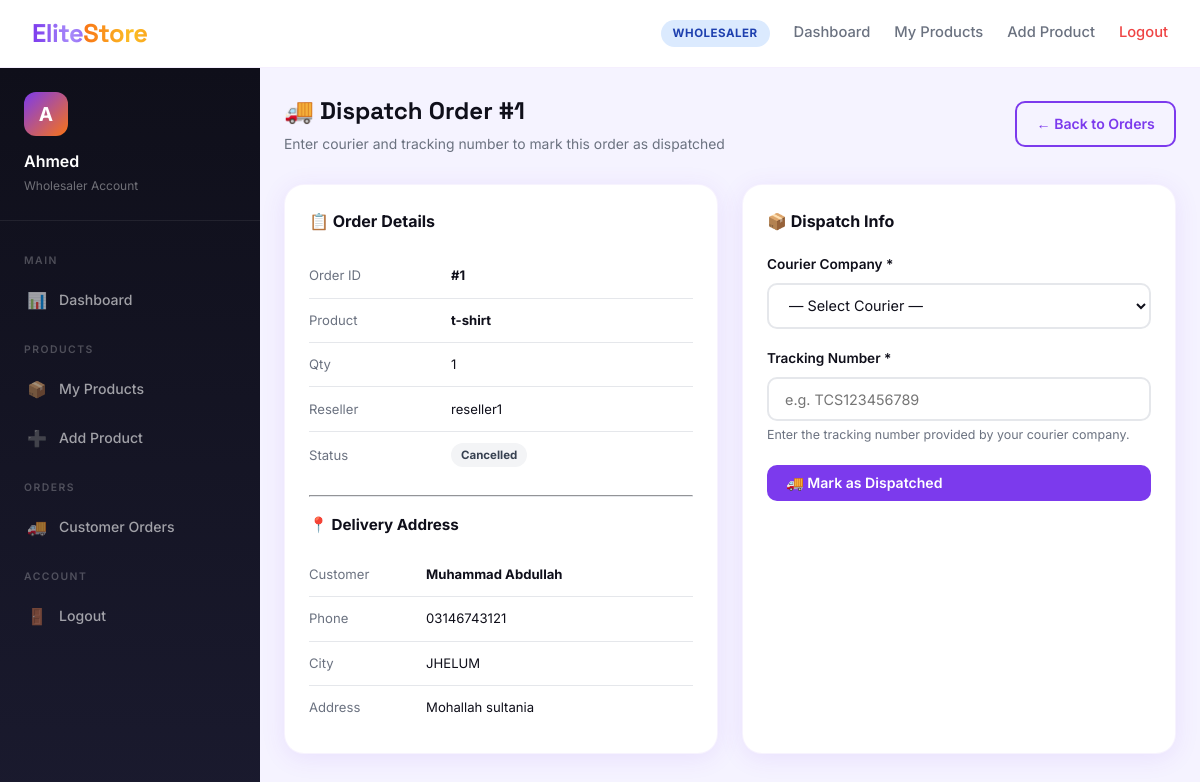
/wholesaler/orders/dispatch/1/ (signed in), run on the app's committed database.
### core/models.py (models this page shows, shortened)
class User(AbstractUser):
    ROLE_CHOICES = [
        ('admin', 'Admin'),
        ('wholesaler', 'Wholesaler'),
        ('reseller', 'Reseller'),
    ]
    role = models.CharField(max_length=20, choices=ROLE_CHOICES, default='reseller')
    phone = models.CharField(max_length=20, blank=True)
    city = models.CharField(max_length=100, blank=True)
    address = models.TextField(blank=True)
    is_verified = models.BooleanField(default=False)
    profile_pic = models.ImageField(upload_to='profiles/', blank=True, null=True)
    created_at = models.DateTimeField(auto_now_add=True)
    cnic = models.CharField(max_length=20, blank=True)
    business_name = models.CharField(max_length=200, blank=True)
    bank_name = models.CharField(max_length=100, blank=True)
    bank_account_title = models.CharField(max_length=200, blank=True)
    bank_account_number = models.CharField(max_length=50, blank=True)
    easypaisa_number = models.CharField(max_length=20, blank=True)
    jazzcash_number = models.CharField(max_length=20, blank=True)

class Order(models.Model):
    STATUS_CHOICES = [
        ('pending', 'Pending'),
        ('confirmed', 'Confirmed'),
        ('dispatched', 'Dispatched'),
        ('delivered', 'Delivered'),
        ('returned', 'Returned'),
        ('cancelled', 'Cancelled'),
    ]
    reseller = models.ForeignKey(User, on_delete=models.CASCADE, related_name='orders')
    product = models.ForeignKey(Product, on_delete=models.CASCADE)
    quantity = models.PositiveIntegerField(default=1)
    reseller_price = models.DecimalField(max_digits=10, decimal_places=2)
    profit = models.DecimalField(max_digits=10, decimal_places=2, default=0)
    customer_name = models.CharField(max_length=200)
    customer_phone = models.CharField(max_length=20)
    customer_city = models.CharField(max_length=100)
    customer_address = models.TextField()
    tracking_number = models.CharField(max_length=100, blank=True)
    courier = models.CharField(max_length=100, blank=True)
    status = models.CharField(max_length=20, choices=STATUS_CHOICES, default='pending')
    notes = models.TextField(blank=True)
    created_at = models.DateTimeField(auto_now_add=True)
    updated_at = models.DateTimeField(auto_now=True)

class Product(models.Model):
    STATUS_CHOICES = [
        ('pending', 'Pending Approval'),
        ('approved', 'Approved'),
        ('rejected', 'Rejected'),
    ]
    wholesaler = models.ForeignKey(User, on_delete=models.CASCADE, related_name='products')
    category = models.ForeignKey(Category, on_delete=models.SET_NULL, null=True, blank=True)
    name = models.CharField(max_length=300)
    description = models.TextField()
    wholesale_price = models.DecimalField(max_digits=10, decimal_places=2)
    suggested_retail_price = models.DecimalField(max_digits=10, decimal_places=2)
    stock = models.PositiveIntegerField(default=0)
    image = models.ImageField(upload_to='products/', blank=True, null=True)
    image2 = models.ImageField(upload_to='products/', blank=True, null=True)
    image3 = models.ImageField(upload_to='products/', blank=True, null=True)
    weight = models.DecimalField(max_digits=6, decimal_places=2, blank=True, null=True)
    status = models.CharField(max_length=20, choices=STATUS_CHOICES, default='pending')
    slug = models.SlugField(max_length=400, unique=True, blank=True)
    created_at = models.DateTimeField(auto_now_add=True)
    updated_at = models.DateTimeField(auto_now=True)

### core/views.py (the view, shortened to what this page needs)
# urls.py: path('wholesaler/orders/dispatch/<int:pk>/', views.dispatch_order, name='dispatch_order'),
@role_required('wholesaler')
def dispatch_order(request, pk):
    order = get_object_or_404(Order, pk=pk, product__wholesaler=request.user)
    return render(request, 'core/dispatch_order.html', {'order': order})

### core/context_processors.py (called while the page is built)
def admin_context(request):
    if not request.user.is_authenticated or not hasattr(request.user, 'role'):
        return {}
    if request.user.role != 'admin':
        return {}
    return {
        'pending_users': User.objects.filter(is_verified=False).exclude(role='admin').count(),
        'pending_products': Product.objects.filter(status='pending').count(),
        'pending_payouts': Payout.objects.filter(status='pending').count(),
    }

### core/views.py (called while the page is built)
def role_required(*roles):
    def decorator(view_func):
        @wraps(view_func)
        @login_required
        def wrapper(request, *args, **kwargs):
            if request.user.role not in roles:
                messages.error(request, 'Access denied.')
                return redirect('dashboard')
            return view_func(request, *args, **kwargs)
        return wrapper
    return decorator

### templates/core/dispatch_order.html (shortened to what this page needs)
{% extends 'core/base_dashboard.html' %}
{% block dashboard_content %}
<div class="page-header">
  <div>
    <h1 class="page-title">🚚 Dispatch Order #{{ order.pk }}</h1>
    <p class="page-subtitle">Enter courier and tracking number to mark this order as dispatched</p>
  </div>
  <a href="{% url 'wholesaler_orders' %}" class="btn btn-outline">← Back to Orders</a>
</div>
<div style="display:grid;grid-template-columns:1fr 1fr;gap:1.5rem;max-width:900px;">
  <div class="card" style="padding:1.5rem;">
    <h3 style="font-size:1rem;font-weight:700;margin-bottom:1.2rem;color:var(--dark);">📋 Order Details</h3>
    <table style="width:100%;font-size:0.87rem;">
      <tr><td style="color:var(--gray);padding:0.4rem 0;">Order ID</td><td style="font-weight:700;">#{{ order.pk }}</td></tr>
      <tr><td style="color:var(--gray);padding:0.4rem 0;">Product</td><td><strong>{{ order.product.name }}</strong></td></tr>
      <tr><td style="color:var(--gray);padding:0.4rem 0;">Qty</td><td>{{ order.quantity }}</td></tr>
      <tr><td style="color:var(--gray);padding:0.4rem 0;">Reseller</td><td>{{ order.reseller.username }}</td></tr>
      <tr><td style="color:var(--gray);padding:0.4rem 0;">Status</td><td><span class="badge badge-{{ order.status }}">{{ order.get_status_display }}</span></td></tr>
    </table>
    <hr style="margin:1rem 0;border-color:var(--border);">
    <h3 style="font-size:0.95rem;font-weight:700;margin-bottom:1rem;color:var(--dark);">📍 Delivery Address</h3>
    <table style="width:100%;font-size:0.87rem;">
      <tr><td style="color:var(--gray);padding:0.4rem 0;">Customer</td><td><strong>{{ order.customer_name }}</strong></td></tr>
      <tr><td style="color:var(--gray);padding:0.4rem 0;">Phone</td><td>{{ order.customer_phone }}</td></tr>
      <tr><td style="color:var(--gray);padding:0.4rem 0;">City</td><td>{{ order.customer_city }}</td></tr>
      <tr><td style="color:var(--gray);padding:0.4rem 0;">Address</td><td>{{ order.customer_address|default:"—" }}</td></tr>
    </table>
  </div>
  <div class="card" style="padding:1.5rem;">
    <h3 style="font-size:1rem;font-weight:700;margin-bottom:1.2rem;color:var(--dark);">📦 Dispatch Info</h3>
    <form method="post" action="{% url 'dispatch_order' order.pk %}">
      <div class="form-group">
        <label class="form-label">Courier Company *</label>
        <select name="courier" class="form-control" required>
          <option value="">— Select Courier —</option>
        </select>
      </div>
      <div class="form-group">
        <label class="form-label">Tracking Number *</label>
        <input type="text" name="tracking_number" class="form-control" placeholder="e.g. TCS123456789" required>
        <p class="form-hint">Enter the tracking number provided by your courier company.</p>
      </div>
      <button type="submit" class="btn btn-primary" style="width:100%;">
        🚚 Mark as Dispatched
      </button>
    </form>
  </div>
</div>
{% endblock %}

### templates/core/base_dashboard.html (shortened to what this page needs)
{% extends 'core/base.html' %}
{% load static %}
{% block content %}
<div class="app-layout">
  <aside class="sidebar" id="sidebar">
    <div class="sidebar-header">
      <div class="sidebar-avatar">{{ user.first_name|first|default:user.username|first|upper }}</div>
      <h3>{{ user.first_name|default:user.username }}</h3>
      <p>{{ user.get_role_display }} Account</p>
    </div>
    <ul class="sidebar-nav">
      <li class="sidebar-section">Main</li>
      <li><a href="{% url 'dashboard' %}" class="{% if request.resolver_match.url_name == 'dashboard' %}active{% endif %}"><span class="icon">📊</span> Dashboard</a></li>
      {% if user.role == 'reseller' %}
      <li class="sidebar-section">Shop</li>
      <li><a href="{% url 'products' %}" class="{% if request.resolver_match.url_name == 'products' %}active{% endif %}"><span class="icon">🛍️</span> Browse Products</a></li>
      <li><a href="{% url 'place_order' %}" class="{% if request.resolver_match.url_name == 'place_order' %}active{% endif %}"><span class="icon">➕</span> Place Order</a></li>
      <li class="sidebar-section">My Account</li>
      <li><a href="{% url 'my_orders' %}" class="{% if request.resolver_match.url_name == 'my_orders' %}active{% endif %}"><span class="icon">📦</span> My Orders</a></li>
      <li><a href="{% url 'my_payouts' %}" class="{% if request.resolver_match.url_name == 'my_payouts' %}active{% endif %}"><span class="icon">💰</span> My Payouts</a></li>
      <li><a href="{% url 'request_payout' %}" class="{% if request.resolver_match.url_name == 'request_payout' %}active{% endif %}"><span class="icon">💳</span> Request Payout</a></li>
      {% elif user.role == 'wholesaler' %}
      <li class="sidebar-section">Products</li>
      <li><a href="{% url 'my_products' %}" class="{% if request.resolver_match.url_name == 'my_products' %}active{% endif %}"><span class="icon">📦</span> My Products</a></li>
      <li><a href="{% url 'add_product' %}" class="{% if request.resolver_match.url_name == 'add_product' %}active{% endif %}"><span class="icon">➕</span> Add Product</a></li>
      <li class="sidebar-section">Orders</li>
      <li><a href="{% url 'wholesaler_orders' %}" class="{% if request.resolver_match.url_name == 'wholesaler_orders' %}active{% endif %}"><span class="icon">🚚</span> Customer Orders</a></li>
      {% endif %}
      <li class="sidebar-section">Account</li>
      <li><a href="{% url 'logout' %}"><span class="icon">🚪</span> Logout</a></li>
    </ul>
  </aside>
  <main class="main-content">
    {% block dashboard_content %}{% endblock %}
  </main>
</div>
{% endblock %}

### templates/core/base.html (shortened to what this page needs)
<!DOCTYPE html>
<html lang="en">
<head>
{% load static %}
<link rel="stylesheet" href="{% static 'css/style.css' %}">
</head>
<body>
<nav class="navbar" id="mainNav">
  <a href="{% url 'home' %}" class="navbar-brand">
    <span class="brand-elite">Elite</span><span class="brand-store">Store</span>
  </a>
  <div class="nav-links" id="navLinks">
    {% if user.is_authenticated %}
      <span class="badge-role badge-{{ user.role }}">{{ user.get_role_display }}</span>
      <a href="{% url 'dashboard' %}">Dashboard</a>
      {% if user.role == 'reseller' %}
        <a href="{% url 'products' %}">Products</a>
        <a href="{% url 'my_orders' %}">My Orders</a>
      {% elif user.role == 'wholesaler' %}
        <a href="{% url 'my_products' %}">My Products</a>
        <a href="{% url 'add_product' %}">Add Product</a>
      {% elif user.role == 'admin' %}
        <a href="{% url 'admin_users' %}">Users</a>
        <a href="{% url 'admin_products' %}">Products</a>
        <a href="{% url 'admin_orders' %}">Orders</a>
      {% endif %}
      <a href="{% url 'logout' %}" class="nav-logout">Logout</a>
    {% else %}
      <a href="{% url 'products' %}">Browse</a>
      <a href="{% url 'login' %}">Login</a>
      <a href="{% url 'register' %}">Get Started</a>
      <a href="{% url 'admin_login' %}">🛡️ Admin</a>
    {% endif %}
  </div>
</nav>
{% block content %}{% endblock %}
</body>
</html>

### data on the page
User: role "WHOLESALER", first_name|first "A", first_name "Ahmed", role "Wholesaler"
Order: pk "1", product.name "t-shirt", quantity "1", reseller.username "reseller1", status "Cancelled", customer_name "Muhammad Abdullah", customer_phone "03146743121", customer_city "JHELUM", customer_address "Mohallah sultania"
